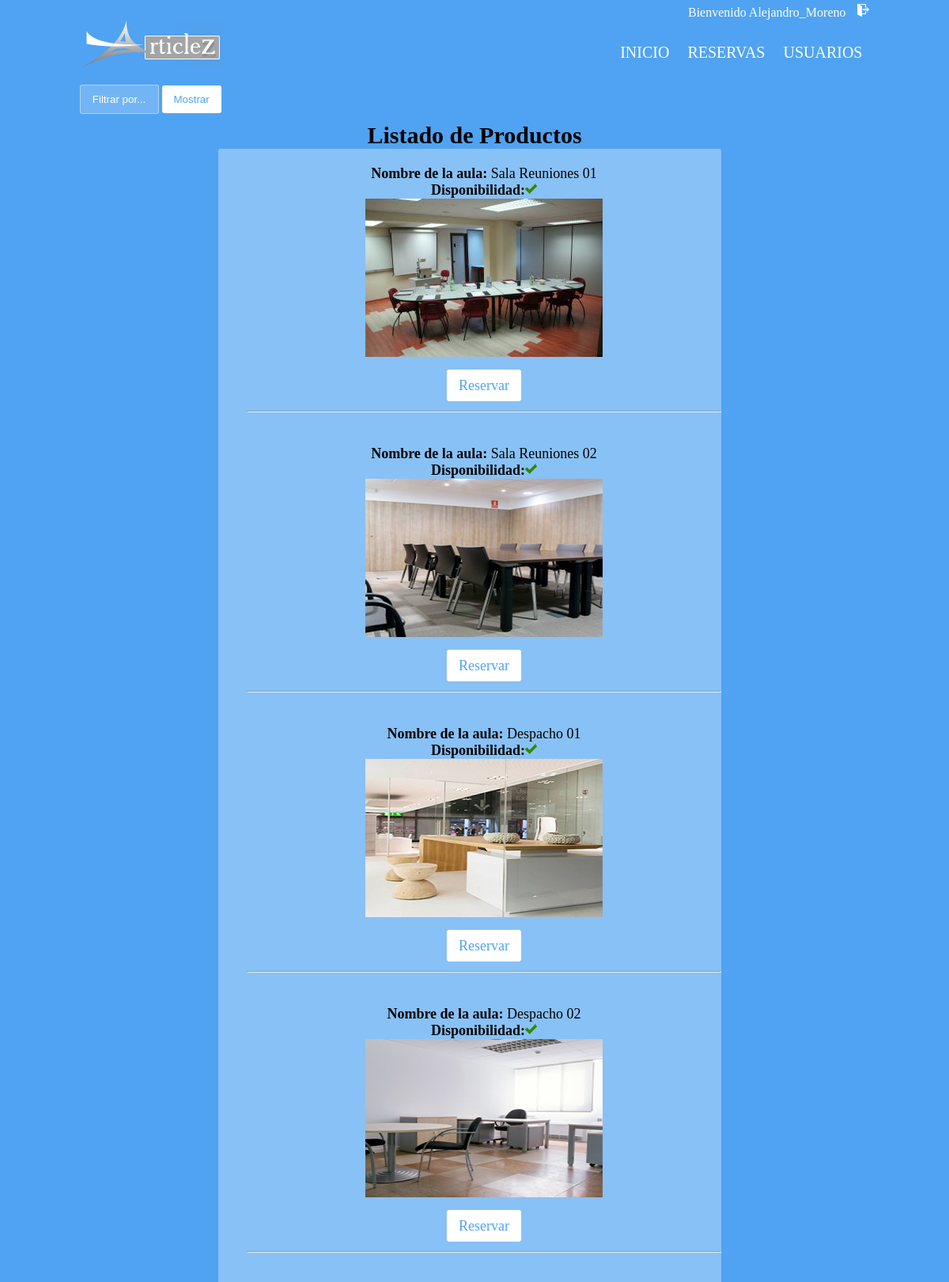
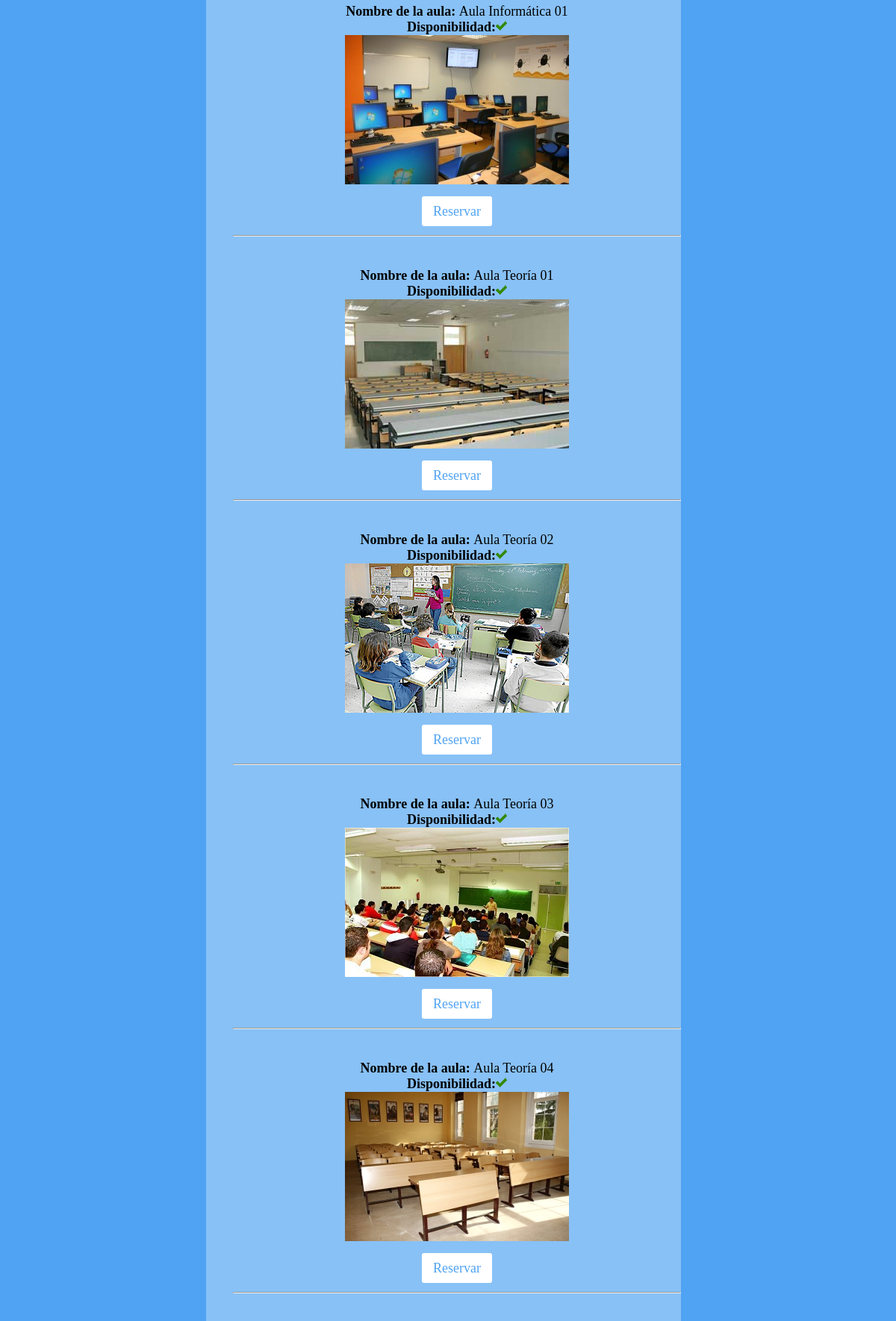
Page /productos.php (signed in, upper part) on the committed database (2 pictures, top to bottom).
### tables this page shows
CREATE TABLE IF NOT EXISTS `tbl_usuaris` (
`id_usuari` int(11) NOT NULL,
  `pass_usuari` varchar(20) NOT NULL,
  `nom_usuari` varchar(20) NOT NULL,
  `email_usuari` varchar(50) NOT NULL,
  `id_tipo_usuari` int(11) DEFAULT NULL
);

CREATE TABLE IF NOT EXISTS `tbl_material` (
`id_material` int(11) NOT NULL,
  `id_tipo_material` int(11) NOT NULL,
  `nombre_material` text,
  `disponible` tinyint(1) DEFAULT NULL,
  `incidencia` tinyint(1) DEFAULT NULL,
  `descripcion_incidencia` text
);

### login/session.php (called while the page is built, shortened)
<?php
$con = mysqli_connect('localhost', 'root', '', 'bd_botiga_reserva_mejora');
$user_check=$_SESSION['login_user'];
$sql = "SELECT * FROM tbl_usuaris WHERE id_usuari = '$user_check'";
$datos = mysqli_query($con, $sql);
$row = mysqli_fetch_assoc($datos);
$login_session =$row['nom_usuari'];
?>

### productos.php (the view, shortened to what this page needs)
<?php
include('login/session.php');
$conexion = mysqli_connect('localhost','root','','bd_botiga_reserva_mejora') or die ('No se ha podido conectar'. mysql_error());
$sql = "SELECT tbl_material.id_material, tbl_material.nombre_material, tbl_material.id_tipo_material, tbl_material.disponible, tbl_material.incidencia
        FROM tbl_material";
?>
<!DOCTYPE html>
<html>
  <head>
      <link rel="stylesheet" type="text/css" href="css/estilo.css" />
  </head>
    <body>
<a name="top">
      <div id="barraUser">
        <div id="barraLogin">
          <ul id="listaLogin">
            <li class="username">Bienvenido <?php echo $login_session?> </li>
            <li><a href="login/logout.php"><img src="img/exit.png" alt="Salir" title="Salir" /></a></li>
          </ul>
        </div>
      </div>
      <header>
        <section id="cabecera">
          <figure>
            <a href="productos.php"><img src="img/logo.png"/></a>
          </figure>
          <nav>
            <ul>
              <li>INICIO</li>
              <a href="mis_reservas.php"><li>RESERVAS</li></a>
              <a href="usuarios.php"><li>USUARIOS</li></a>
            </ul>
          </nav>
        </section>
      </header>
      <div id="barraNegraDatos">
         <div id="barraOpciones">
           <form action="productos.php" method="get">
             <select name="opciones" class="formul">
               <option value="" disabled selected>Filtrar por...</option>
              </select>
              <input type="submit" name="name" class="form2" value="Mostrar">
           </form>
         </div>
      </div>
       <h1 class="titulo">Listado de Productos</h1>
        	<section class="formulario">
            <?php
                $datos = mysqli_query($conexion,$sql);
                if(mysqli_num_rows($datos)!=0){
                    while ($mostrar = mysqli_fetch_array($datos)) {
                        echo "<br/><b class='negrita'>Nombre de la aula: </b>".utf8_encode($mostrar['nombre_material'])."";
                        echo "<br/><b class='negrita'>Disponibilidad:" ."</b>";
                        if(!$mostrar['disponible']){
                                echo "<img src='img/ok.png' alt='Ok' title='Ok' />";
                                echo "<br/><img src='img/material/".$mostrar['id_material'].".jpg'/><br/><br/>";
                                echo "<a class='form2' href='productosreserva.php?disponible=$mostrar[disponible]& id_material=$mostrar[id_material]'> Reservar </a><br/>";
                            }else {
                              echo "<img src='img/ko.png' alt='Ko' title='Ko' />";
                              echo "<br/><img src='img/material/".$mostrar['id_material'].".jpg'/><br/><br/>";
                            }
                             echo "<br/><hr><br/>";
                    }
                }
            ?>
        <br/>
        </section>
    </body>
</html>

### css/estilo.css (style rules this page uses)
* { padding: 0; margin: 0;;;; }
body { background: -webkit-linear-gradient(top left, #50A3f2 0%, #50A3f2 100%); background: linear-gradient(to bottom right, #50A3f2 0%, #50A3f2 100%); }
a { text-decoration: none; color: white; }
#barraUser { background: -webkit-linear-gradient(top left, #50A3f2 0%, #50A3f2 100%); background: linear-gradient(to bottom right, #50A3f2 0%, #50A3f2 100%); width: 100%; height: 25px; min-width: 999px; }
#barraLogin { margin: 0 auto; position: relative; width: 999px; }
#listaLogin { float: right; padding-top: 5px; text-decoration: none; }
#listaLogin li { display: inline; color: white; }
#listaLogin li a { color: white; text-decoration: none; }
header { text-align: center; position: relative; width: 100%; height: 62px; }
section { margin: 0 auto; width: 999px; background-color: rgba(0, 0, 0, 0); }
figure { position: relative; float: left; width: 25%; height: 62px; }
figure img { position: relative; float: left; }
nav { float: right; position: relative; width: 75%; }
nav ul { color: white; text-align: right; text-decoration: none; padding-top: 30px; font-size: 20px; }
nav ul li { text-align: right; display: inline; padding-right: 9px; padding-left: 9px; }
.titulo { text-align: center; font-size: 30px; }
.formulario { width: 50%; color: black; border-radius: 3px; background-color: rgba(255, 254, 254, 0.32); font-size: 18px; margin-left: 23%; padding-left: 3%; text-align: center; }
#barraNegraDatos { padding-top: 20px; padding-left: 0px;; }
#barraOpciones { width: 999px; position: relative; margin: 0 auto; }
.formul { -webkit-appearance: none; -moz-appearance: none; appearance: none; outline: 0; border: 1px solid rgba(255, 255, 255, 0.4); background-color: rgba(255, 255, 255, 0.2); border-radius: 3px; padding: 10px 15px; text-align: center; color: white; -webkit-transition-duration: 0.25s; transition-duration: 0.25s; font-weight: 300; margin: 0 auto 10px auto; }
.form2 { -webkit-appearance: none; -moz-appearance: none; appearance: none; outline: 0; border: 0; padding: 10px 15px; color: #50A3f2; border-radius: 3px; cursor: pointer; margin-left: auto; -webkit-transition-duration: 0.25s; transition-duration: 0.25s; background-color: white; margin-right: auto; }
.username { text-align: right; color: white; margin-right: 10px; }
.negrita { font-weight: bold; }

### rows in the picture
tbl_usuaris: nom_usuari "Alejandro_Moreno"
tbl_material: nombre_material "Sala Reuniones 01", disponible 0 (drawn), shows a picture
tbl_material: nombre_material "Sala Reuniones 02", disponible 0 (drawn), shows a picture
tbl_material: nombre_material "Despacho 01", disponible 0 (drawn), shows a picture
tbl_material: nombre_material "Despacho 02", disponible 0 (drawn), shows a picture
tbl_material: nombre_material "Aula Informática 01", disponible 0 (drawn), shows a picture
tbl_material: nombre_material "Aula Teoría 01", disponible 0 (drawn), shows a picture
tbl_material: nombre_material "Aula Teoría 02", disponible 0 (drawn), shows a picture
tbl_material: nombre_material "Aula Teoría 03", disponible 0 (drawn), shows a picture
tbl_material: nombre_material "Aula Teoría 04", disponible 0 (drawn), shows a picture
